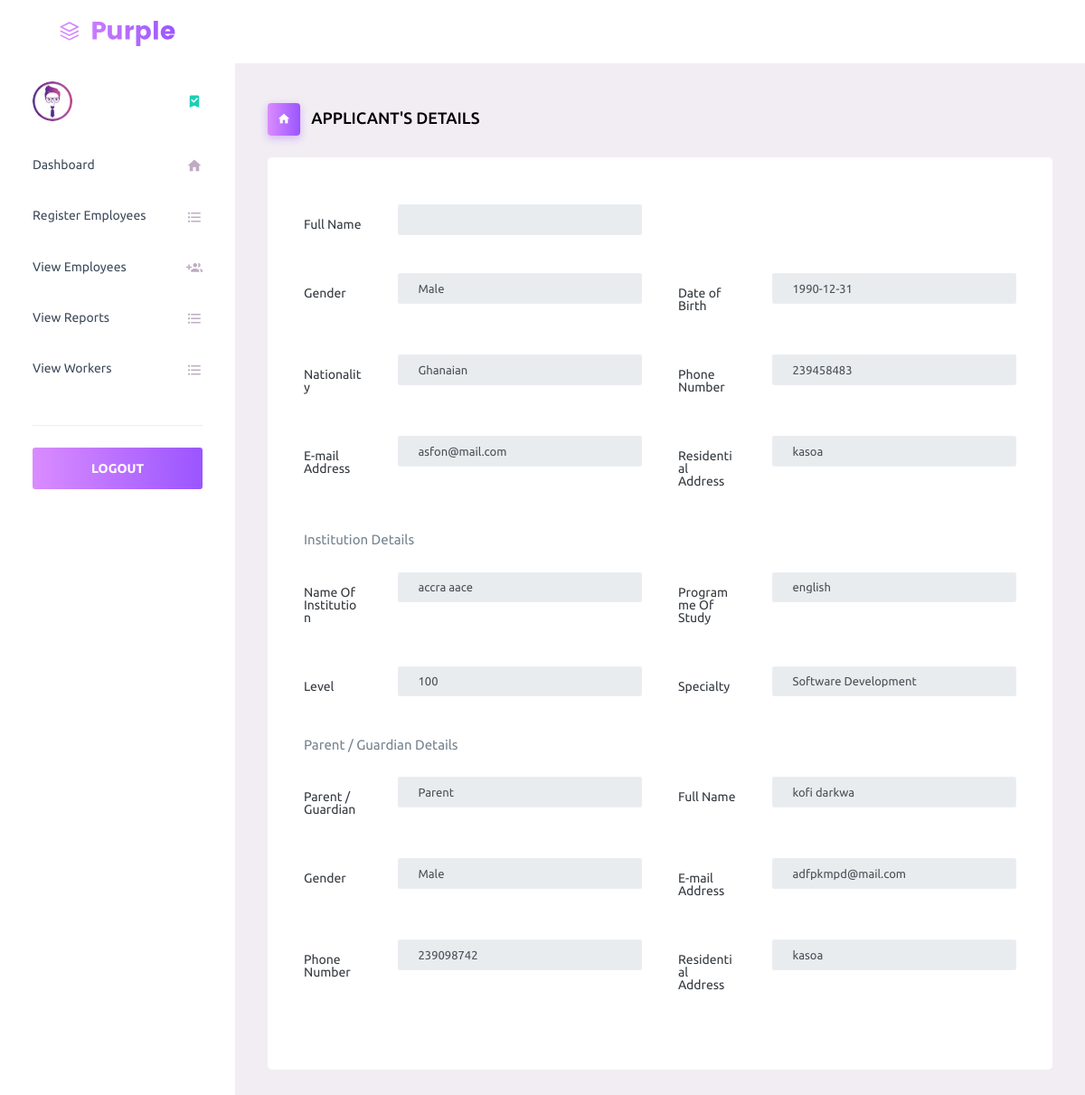
The app's page /intern/appdet.php?id=1 with its own data.
### tables this page shows
CREATE TABLE `students` (
  `ID` int(50) NOT NULL,
  `firstname` varchar(150) NOT NULL,
  `lastname` varchar(150) NOT NULL,
  `gender` varchar(50) NOT NULL,
  `dob` date NOT NULL,
  `nationality` varchar(200) NOT NULL,
  `number` varchar(50) NOT NULL,
  `email` varchar(50) NOT NULL,
  `resaddress` varchar(250) NOT NULL,
  `school` varchar(250) NOT NULL,
  `course` varchar(150) NOT NULL,
  `level` varchar(50) NOT NULL,
  `specialty` varchar(150) NOT NULL,
  `caretaker` varchar(50) NOT NULL,
  `fullname` varchar(250) NOT NULL,
  `pgender` varchar(50) NOT NULL,
  `pemail` varchar(50) NOT NULL,
  `pnumber` varchar(50) NOT NULL,
  `presaddress` varchar(250) NOT NULL,
  `createdDate` datetime DEFAULT current_timestamp() ON UPDATE current_timestamp()
);

### intern/appdet.php (the view, shortened to what this page needs)
<?php
require_once "dbconfig/config.php";
?>
<!DOCTYPE html>
<html lang="en">
<head>
  <link rel="stylesheet" href="vendors/iconfonts/mdi/css/materialdesignicons.min.css">
  <link rel="stylesheet" href="vendors/css/vendor.bundle.base.css">
  <link rel="stylesheet" href="css/style.css">
</head>
<body>
  <div class="container-scroller">
    <nav class="navbar default-layout-navbar col-lg-12 col-12 p-0 fixed-top d-flex flex-row">
      <div class="text-center navbar-brand-wrapper d-flex align-items-center justify-content-center">
        <a class="navbar-brand brand-logo" href="index.html"><img src="images/logo.svg" alt="logo"/></a>
      </div>
      <div class="navbar-menu-wrapper d-flex align-items-stretch">
      </div>
    </nav>
    <div class="container-fluid page-body-wrapper">
      <nav class="sidebar sidebar-offcanvas" id="sidebar">
        <ul class="nav">
          <li class="nav-item nav-profile">
            <a href="#" class="nav-link">
              <div class="nav-profile-image">
                <img src="images/faces/face1.jpg" alt="profile">
              </div>
              <i class="mdi mdi-bookmark-check text-success nav-profile-badge"></i>
            </a>
          </li>
          <li class="nav-item">
            <a class="nav-link" href="home1.php">
              <span class="menu-title">Dashboard</span>
              <i class="mdi mdi-home menu-icon"></i>
            </a>
          </li>
          <li class="nav-item">
            <a class="nav-link" href="register.php">
              <span class="menu-title">Register Employees</span>
              <i class="mdi mdi-format-list-bulleted menu-icon"></i>
            </a>
          </li>
          <li class="nav-item">
            <a class="nav-link"  href="view_app.php" >
              <span class="menu-title">View Employees</span>
              <i class="mdi mdi-account-multiple-plus menu-icon"></i>
            </a>
          </li>
          <li class="nav-item">
            <a class="nav-link" href="view_report.php">
              <span class="menu-title">View Reports</span>
              <i class="mdi mdi-format-list-bulleted menu-icon"></i>
            </a>
          </li>
          <li class="nav-item">
            <a class="nav-link" href="view_app.php">
              <span class="menu-title">View Workers</span>
              <i class="mdi mdi-format-list-bulleted menu-icon"></i>
            </a>
          </li>
          <li class="nav-item sidebar-actions">
            <span class="nav-link">
              <div class="border-bottom">
              </div>
              <button name="logout" type="submit" class="btn btn-block btn-lg btn-gradient-primary mt-4">LOGOUT</button>
            </span>
          </li>
        </ul>
      </nav>
      <div class="main-panel">
        <div class="content-wrapper">
          <div class="page-header">
            <h3 class="page-title">
              <span class="page-title-icon bg-gradient-primary text-white mr-2">
                <i class="mdi mdi-home"></i>
              </span>
              APPLICANT'S DETAILS
            </h3>
          </div>
          <div class="row">
            <div class="col-md-12 grid-margin stretch-card">
              <div class="card">
                <div class="card-body">
<?php
if(isset($_GET['id'])):
$txt = $_GET['id'];
$result3 = mysqli_query($con, "select * from students where ID = \"$txt\"");
echo "<table>";
while($row = mysqli_fetch_assoc($result3)):
?>
          <form  method="post">
                    <div class="row">
                      <div class="col-md-6">
                        <div class="form-group row">
                          <label class="col-sm-3 col-form-label">Full Name</label>
                          <div class="col-sm-9">
                            <input type="text" value="<?php echo $row['fname']?>"  class="form-control" disabled />
                          </div>
                        </div>
                      </div>
                    </div>
                    <div class="row">
                      <div class="col-md-6">
                        <div class="form-group row">
                          <label class="col-sm-3 col-form-label">Gender</label>
                          <div class="col-sm-9">
                          <input type="text" value="<?php echo $row['gender']?>"  class="form-control" disabled />
                          </div>
                        </div>
                      </div>
                      <div class="col-md-6">
                        <div class="form-group row">
                          <label class="col-sm-3 col-form-label">Date of Birth</label>
                          <div class="col-sm-9">
                          <input type="text" value="<?php echo $row['dob']?>"  class="form-control" disabled />
                          </div>
                        </div>
                      </div>
                    </div>
                    <div class="row">
                      <div class="col-md-6">
                        <div class="form-group row">
                          <label class="col-sm-3 col-form-label">Nationality</label>
                          <div class="col-sm-9">
                          <input type="text" value="<?php echo $row['nationality']?>"  class="form-control" disabled />
                          </div>
                        </div>
                      </div>
                      <div class="col-md-6">
                        <div class="form-group row">
                          <label class="col-sm-3 col-form-label">Phone Number</label>
                          <div class="col-sm-9">
                          <input type="text" value="<?php echo $row['number']?>"  class="form-control" disabled />
                          </div>
                        </div>
                      </div>
                    </div>
                    <div class="row">
                      <div class="col-md-6">
                        <div class="form-group row">
                          <label class="col-sm-3 col-form-label">E-mail Address</label>
                          <div class="col-sm-9">
                          <input type="text" value="<?php echo $row['email']?>"  class="form-control" disabled />
                          </div>
                        </div>
                      </div>
                      <div class="col-md-6">
                        <div class="form-group row">
                          <label class="col-sm-3 col-form-label">Residential Address</label>
                          <div class="col-sm-9">
                          <input type="text" value="<?php echo $row['resaddress']?>"  class="form-control" disabled />
                          </div>
                        </div>
                      </div>
                    </div>
                    <p class="card-description">
                     Institution Details
                    </p>
                    <div class="row">
                      <div class="col-md-6">
                        <div class="form-group row">
                          <label class="col-sm-3 col-form-label">Name Of Institution</label>
                          <div class="col-sm-9">
                          <input type="text" value="<?php echo $row['school']?>"   class="form-control" disabled />
                          </div>
                        </div>
                      </div>
                      <div class="col-md-6">
                        <div class="form-group row">
                          <label class="col-sm-3 col-form-label">Programme Of Study</label>
                          <div class="col-sm-9">
                          <input type="text" value="<?php echo $row['course']?>"  class="form-control" disabled />
                          </div>
                        </div>
                      </div>
                    </div>
                    <div class="row">
                      <div class="col-md-6">
                        <div class="form-group row">
                          <label class="col-sm-3 col-form-label">Level</label>
                          <div class="col-sm-9">
                          <input type="text" value="<?php echo $row['level']?>"  class="form-control" disabled />
                          </div>
                        </div>
                      </div>
                      <div class="col-md-6">
                        <div class="form-group row">
                          <label class="col-sm-3 col-form-label">Specialty</label>
                          <div class="col-sm-9">
                          <input type="text" value="<?php echo $row['specialty']?>"  class="form-control" disabled />
                          </div>
                        </div>
                      </div>
                    </div>
                    <p class="card-description">
                     Parent / Guardian Details
                    </p>
                    <div class="row">
                      <div class="col-md-6">
                        <div class="form-group row">
                          <label class="col-sm-3 col-form-label">Parent / Guardian </label>
                          <div class="col-sm-9">
                          <input type="text" value="<?php echo $row['caretaker']?>"   class="form-control" disabled />
                          </div>
                        </div>
                      </div>
                      <div class="col-md-6">
                        <div class="form-group row">
                          <label class="col-sm-3 col-form-label">Full Name</label>
                          <div class="col-sm-9">
                          <input type="text" value="<?php echo $row['fullname']?>"  class="form-control" disabled />
                          </div>
                        </div>
                      </div>
                    </div>
                    <div class="row">
                      <div class="col-md-6">
                        <div class="form-group row">
                          <label class="col-sm-3 col-form-label">Gender</label>
                          <div class="col-sm-9">
                           <input type="text" value="<?php echo $row['pgender']?>"  class="form-control" disabled />
                          </div>
                        </div>
                      </div>
                      <div class="col-md-6">
                        <div class="form-group row">
                          <label class="col-sm-3 col-form-label">E-mail Address</label>
                          <div class="col-sm-9">
                          <input type="text" value="<?php echo $row['pemail']?>"  class="form-control" disabled />
                          </div>
                        </div>
                      </div>
                    </div>
                    <div class="row">
                      <div class="col-md-6">
                        <div class="form-group row">
                          <label class="col-sm-3 col-form-label">Phone Number</label>
                          <div class="col-sm-9">
                          <input type="text" value="<?php echo $row['pnumber']?>"  class="form-control" disabled />
                          </div>
                        </div>
                      </div>
                      <div class="col-md-6">
                        <div class="form-group row">
                          <label class="col-sm-3 col-form-label">Residential Address</label>
                          <div class="col-sm-9">
                          <input type="text" value="<?php echo $row['presaddress']?>"  class="form-control" disabled />
                          </div>
                          </div>
                      </div>
                    </div>
                    </div>
                </div>
        <?php
endwhile;
endif;
?>
   </div>
                        </div>
                  </div>
                  </div>
      </div>
    </div>
</body>
</html>

### records on screen
students: gender "Male", dob "1990-12-31", nationality "Ghanaian", number "239458483", email "asfon@mail.com", resaddress "kasoa", school "accra aace", course "english", level "100", specialty "Software Development", caretaker "Parent", fullname "kofi darkwa", pgender "Male", pemail "adfpkmpd@mail.com", pnumber "239098742", presaddress "kasoa"
